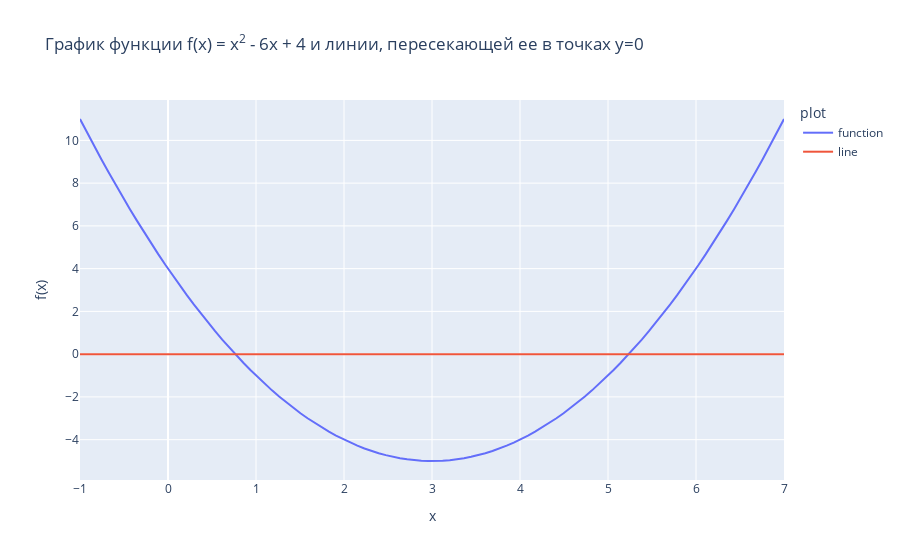

Notebook code for this chart:
### Markdown cell above
Посмотрим, в каких точках график равен 0

### Code cell
x = np.linspace(-1, 7, 100)
y = x ** 2 - 6 * x + 4          # 9 10
df = pd.DataFrame(data=y, index=x, columns=['function'])
df['line'] = 0
fig = px.line(df,
              labels={'index':'x', 'value':'f(x)', 'variable':'plot'},
              title="График функции f(x) = x<sup>2</sup> - 6x + 4 и линии, пересекающей ее в точках y=0")
fig.show()
